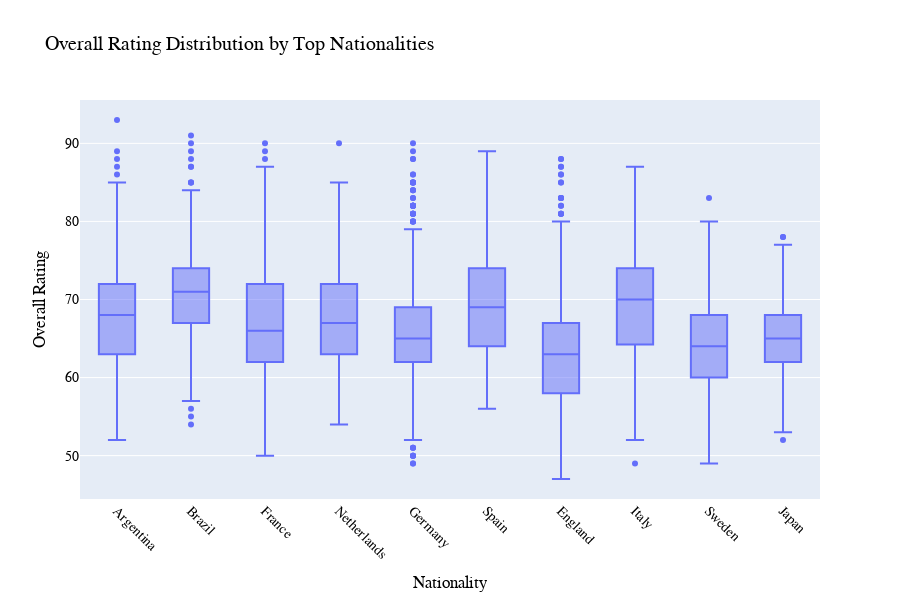

Notebook source saved alongside this figure:
### Markdown cell above
- Overall Rating Distribution by Top Nationalities

### Code cell
top_countries = fifa['Nationality'].value_counts().head(10).index
fifa_top = fifa[fifa['Nationality'].isin(top_countries)]

fig5 = px.box(fifa_top,
              x='Nationality',y='↓OVA',
              title='Overall Rating Distribution by Top Nationalities')

fig5.update_xaxes(title_text ='Nationality',tickangle = 45)
fig5.update_yaxes(title_text ='Overall Rating')
fig5.update_layout(width = 900 , height = 600,font=dict(family="Arial",size= 14  ,color = "black"))

### Figure 1 — Plotly figure (JSON) as saved in the notebook; plotly's stock layout.template omitted (floating-point values rounded to 4 significant figures; data arrays with more than 128 entries replaced by an {"elided": "..."} marker saying what was removed)
{"data": [{"alignmentgroup": "True", "hovertemplate": "Nationality=%{x}<br>↓OVA=%{y}<extra></extra>", "legendgroup": "", "marker": {"color": "#636efa"}, "name": "", "notched": false, "offsetgroup": "", "orientation": "v", "showlegend": false, "type": "box", "x": {"elided": "8487 str values"}, "x0": " ", "xaxis": "x", "y": {"elided": "8487 int values"}, "y0": " ", "yaxis": "y"}], "layout": {"boxmode": "group", "font": {"color": "black", "family": "Arial", "size": 14}, "height": 600, "legend": {"tracegroupgap": 0}, "title": {"text": "Overall Rating Distribution by Top Nationalities"}, "width": 900, "xaxis": {"anchor": "y", "domain": [0, 1], "tickangle": 45, "title": {"text": "Nationality"}}, "yaxis": {"anchor": "x", "domain": [0, 1], "title": {"text": "Overall Rating"}}}}
